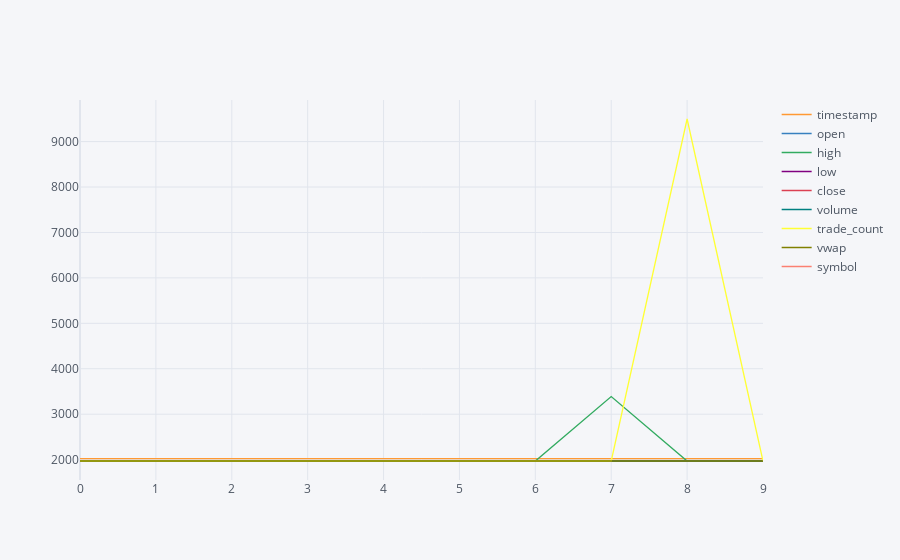

The code cell stored with this chart in its notebook:
### Code cell
last_day.iplot()

### Figure 1 — Plotly figure (JSON) as saved in the notebook; plotly's stock layout.template omitted (floating-point values rounded to 4 significant figures)
{"data": [{"line": {"color": "rgba(255, 153, 51, 1.0)", "dash": "solid", "shape": "linear", "width": 1.3}, "mode": "lines", "name": "timestamp", "text": "", "type": "scatter", "x": [0, 1, 2, 3, 4, 5, 6, 7, 8, 9], "y": ["2021-12-31T05:00:00.000000000", "2021-12-31T05:00:00.000000000", "2021-12-31T05:00:00.000000000", "2021-12-31T05:00:00.000000000", "2021-12-31T05:00:00.000000000", "2021-12-31T05:00:00.000000000", "2021-12-31T05:00:00.000000000", "2021-12-31T05:00:00.000000000", "2021-12-31T05:00:00.000000000", "2021-12-31T05:00:00.000000000"]}, {"line": {"color": "rgba(55, 128, 191, 1.0)", "dash": "solid", "shape": "linear", "width": 1.3}, "mode": "lines", "name": "open", "text": "", "type": "scatter", "x": [0, 1, 2, 3, 4, 5, 6, 7, 8, 9], "y": [178, 168.8, 174.8, 88.64, 661.0, 158.1, 146.0, 3379.0, 404.9, 801.5]}, {"line": {"color": "rgba(50, 171, 96, 1.0)", "dash": "solid", "shape": "linear", "width": 1.3}, "mode": "lines", "name": "high", "text": "", "type": "scatter", "x": [0, 1, 2, 3, 4, 5, 6, 7, 8, 9], "y": [179.2, 170.9, 176.7, 89.22, 674.9, 159.7, 148.6, 3387, 405.9, 805.3]}, {"line": {"color": "rgba(128, 0, 128, 1.0)", "dash": "solid", "shape": "linear", "width": 1.3}, "mode": "lines", "name": "low", "text": "", "type": "scatter", "x": [0, 1, 2, 3, 4, 5, 6, 7, 8, 9], "y": [177.3, 166.1, 174.6, 88.3, 655.6, 157.0, 143.6, 3331.0, 400.5, 795.9]}, {"line": {"color": "rgba(219, 64, 82, 1.0)", "dash": "solid", "shape": "linear", "width": 1.3}, "mode": "lines", "name": "close", "text": "", "type": "scatter", "x": [0, 1, 2, 3, 4, 5, 6, 7, 8, 9], "y": [177.6, 166.5, 175.8, 88.97, 657.2, 157.4, 143.9, 3334.0, 401.1, 796.1]}, {"line": {"color": "rgba(0, 128, 128, 1.0)", "dash": "solid", "shape": "linear", "width": 1.3}, "mode": "lines", "name": "volume", "text": "", "type": "scatter", "x": [0, 1, 2, 3, 4, 5, 6, 7, 8, 9], "y": [64038680, 2595087, 1916631, 1519921, 461369, 3592320, 49445338, 2430474, 316756, 236422]}, {"line": {"color": "rgba(255, 255, 51, 1.0)", "dash": "solid", "shape": "linear", "width": 1.3}, "mode": "lines", "name": "trade_count", "text": "", "type": "scatter", "x": [0, 1, 2, 3, 4, 5, 6, 7, 8, 9], "y": [451478, 42536, 33470, 22968, 13916, 49045, 337980, 140652, 9497, 11003]}, {"line": {"color": "rgba(128, 128, 0, 1.0)", "dash": "solid", "shape": "linear", "width": 1.3}, "mode": "lines", "name": "vwap", "text": "", "type": "scatter", "x": [0, 1, 2, 3, 4, 5, 6, 7, 8, 9], "y": [177.8, 167.3, 175.7, 88.88, 664.3, 157.8, 145.5, 3350.0, 401.7, 798.9]}, {"line": {"color": "rgba(251, 128, 114, 1.0)", "dash": "solid", "shape": "linear", "width": 1.3}, "mode": "lines", "name": "symbol", "text": "", "type": "scatter", "x": [0, 1, 2, 3, 4, 5, 6, 7, 8, 9], "y": ["AAPL", "ABNB", "ADI", "AEP", "ALGN", "AMAT", "AMD", "AMZN", "ANSS", "ASML"]}], "layout": {"legend": {"bgcolor": "#F5F6F9", "font": {"color": "#4D5663"}}, "paper_bgcolor": "#F5F6F9", "plot_bgcolor": "#F5F6F9", "title": {"font": {"color": "#4D5663"}}, "xaxis": {"gridcolor": "#E1E5ED", "showgrid": true, "tickfont": {"color": "#4D5663"}, "title": {"font": {"color": "#4D5663"}, "text": ""}, "zerolinecolor": "#E1E5ED"}, "yaxis": {"gridcolor": "#E1E5ED", "showgrid": true, "tickfont": {"color": "#4D5663"}, "title": {"font": {"color": "#4D5663"}, "text": ""}, "zerolinecolor": "#E1E5ED"}}}
